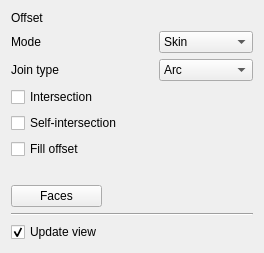
<?xml version="1.0" encoding="UTF-8"?>
<ui version="4.0">
 <class>PartGui::TaskOffset</class>
 <widget class="QWidget" name="PartGui::TaskOffset">
  <property name="geometry">
   <rect>
    <x>0</x>
    <y>0</y>
    <width>264</width>
    <height>244</height>
   </rect>
  </property>
  <property name="windowTitle">
   <string>Offset</string>
  </property>
  <layout class="QGridLayout" name="gridLayout">
   <item row="0" column="0">
    <widget class="QLabel" name="labelOffset">
     <property name="text">
      <string>Offset</string>
     </property>
    </widget>
   </item>
   <item row="0" column="2">
    <widget class="Gui::QuantitySpinBox" name="spinOffset">
       <property name="unit" stdset="0">
        <string notr="true">mm</string>
       </property>
    </widget>
   </item>
   <item row="1" column="0">
    <widget class="QLabel" name="label_2">
     <property name="text">
      <string>Mode</string>
     </property>
    </widget>
   </item>
   <item row="1" column="2">
    <widget class="QComboBox" name="modeType">
     <item>
      <property name="text">
       <string>Skin</string>
      </property>
     </item>
     <item>
      <property name="text">
       <string>Pipe</string>
      </property>
     </item>
     <item>
      <property name="text">
       <string>RectoVerso</string>
      </property>
     </item>
    </widget>
   </item>
   <item row="2" column="0">
    <widget class="QLabel" name="label_3">
     <property name="text">
      <string>Join type</string>
     </property>
    </widget>
   </item>
   <item row="2" column="2">
    <widget class="QComboBox" name="joinType">
     <item>
      <property name="text">
       <string>Arc</string>
      </property>
     </item>
     <item>
      <property name="text">
       <string>Tangent</string>
      </property>
     </item>
     <item>
      <property name="text">
       <string>Intersection</string>
      </property>
     </item>
    </widget>
   </item>
   <item row="3" column="0">
    <widget class="QCheckBox" name="intersection">
     <property name="text">
      <string>Intersection</string>
     </property>
    </widget>
   </item>
   <item row="4" column="0" colspan="2">
    <widget class="QCheckBox" name="selfIntersection">
     <property name="text">
      <string>Self-intersection</string>
     </property>
    </widget>
   </item>
   <item row="5" column="0">
    <widget class="QCheckBox" name="fillOffset">
     <property name="text">
      <string>Fill offset</string>
     </property>
    </widget>
   </item>
   <item row="6" column="0" colspan="3">
    <widget class="QLabel" name="labelFaces">
     <property name="text">
      <string notr="true"/>
     </property>
    </widget>
   </item>
   <item row="7" column="0">
    <widget class="QPushButton" name="facesButton">
     <property name="text">
      <string>Faces</string>
     </property>
    </widget>
   </item>
   <item row="7" column="1" colspan="2">
    <spacer name="horizontalSpacer">
     <property name="orientation">
      <enum>Qt::Horizontal</enum>
     </property>
     <property name="sizeHint" stdset="0">
      <size>
       <width>152</width>
       <height>20</height>
      </size>
     </property>
    </spacer>
   </item>
   <item row="8" column="0" colspan="3">
    <widget class="Line" name="line">
     <property name="orientation">
      <enum>Qt::Horizontal</enum>
     </property>
    </widget>
   </item>
   <item row="9" column="0">
    <widget class="QCheckBox" name="updateView">
     <property name="text">
      <string>Update view</string>
     </property>
     <property name="checked">
      <bool>true</bool>
     </property>
    </widget>
   </item>
  </layout>
 </widget>
 <customwidgets>
  <customwidget>
   <class>Gui::QuantitySpinBox</class>
   <extends>QWidget</extends>
   <header>Gui/QuantitySpinBox.h</header>
  </customwidget>
 </customwidgets>
 <tabstops>
  <tabstop>spinOffset</tabstop>
  <tabstop>modeType</tabstop>
  <tabstop>joinType</tabstop>
  <tabstop>intersection</tabstop>
  <tabstop>selfIntersection</tabstop>
 </tabstops>
 <resources/>
 <connections/>
</ui>
